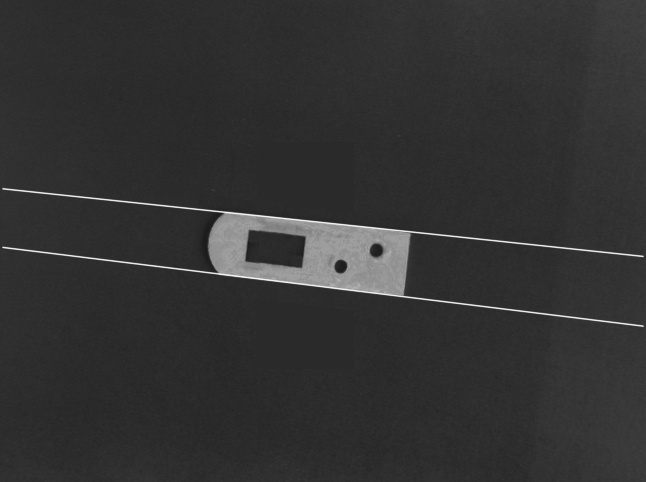
//> input picture Week7_041002/HoughLines.jpg, 646 x 482 px, given in place of the camera
$ ./main   (built with g++ and OpenCV 4)
//> lines starting //> are read from the running program, lines starting //| are printed output that depends on the picture
#include <opencv2/opencv.hpp>
#include <iostream>

using namespace cv;
using namespace std;
int main()
{
	Mat frame, g_Mat, canny_temp, canny1, canny2;
	Mat grad_x, grad_y;
	VideoCapture cap;

	cap.open(0);
	while (1)
	{
		bool rSucess = cap.read(frame);
//> frame is the input picture: 482 rows x 646 cols, CV_8UC3; min 25, max 248, mean 50.6
		if (!rSucess)
		{
			cout << "摄像头调取失败" << std::endl;
			break;
		}
		else
		{
			cvtColor(frame, g_Mat, COLOR_BGR2GRAY);

			blur(g_Mat, canny_temp, Size(3, 3));
			Canny(canny_temp, canny1, 3, 9, 3);
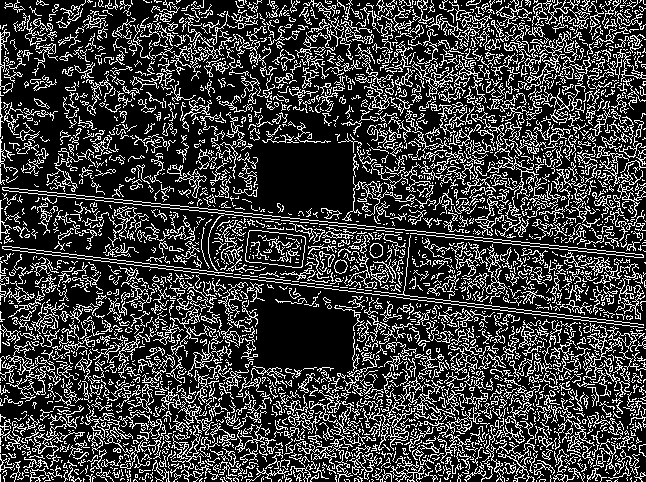
//> canny1: 482 rows x 646 cols, CV_8UC1; 24.1% white in thin lines or dots

			Sobel(g_Mat, grad_x, CV_16S, 1, 0, 3, 1, 1);
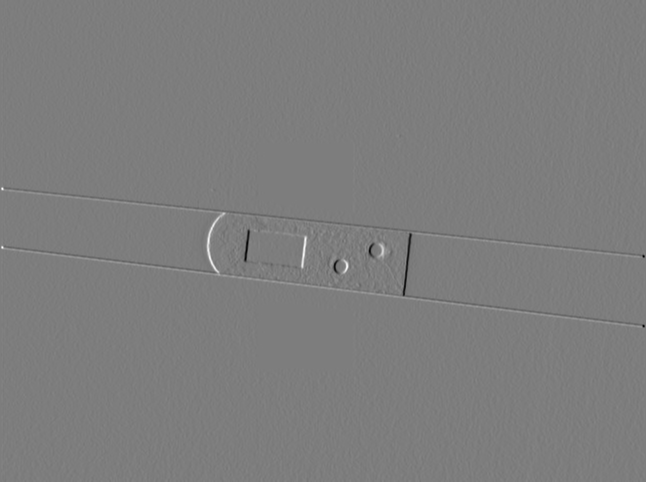
//> grad_x: 482 rows x 646 cols, CV_16SC1; min -454, max 470, mean 1.1; drawn with min black and max white
			Sobel(g_Mat, grad_y, CV_16S, 0, 1, 3, 1, 1);
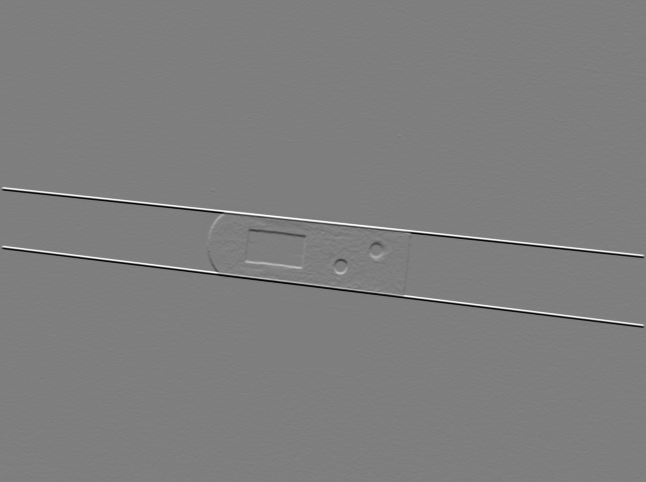
//> grad_y: 482 rows x 646 cols, CV_16SC1; min -812, max 822, mean 1; drawn with min black and max white

			Canny(grad_x, grad_y, canny2, 3, 9);
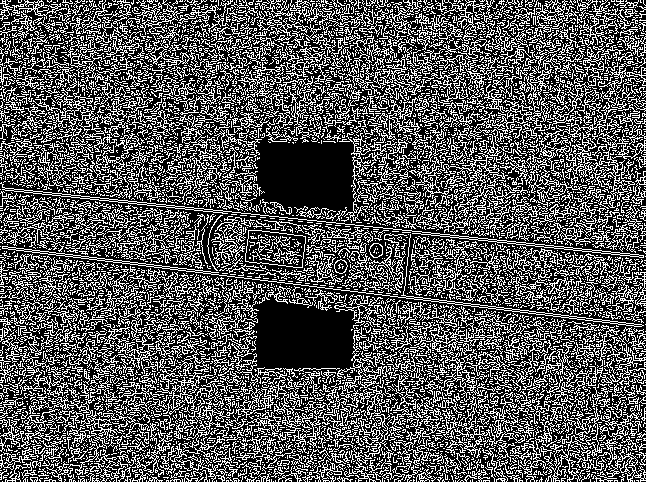
//> canny2: 482 rows x 646 cols, CV_8UC1; 33.9% white in thin lines or dots

			imshow("canny1 ", canny1);
			imshow("canny2 ", canny2);
		}
		waitKey(0);
	}
	return 0;
}
